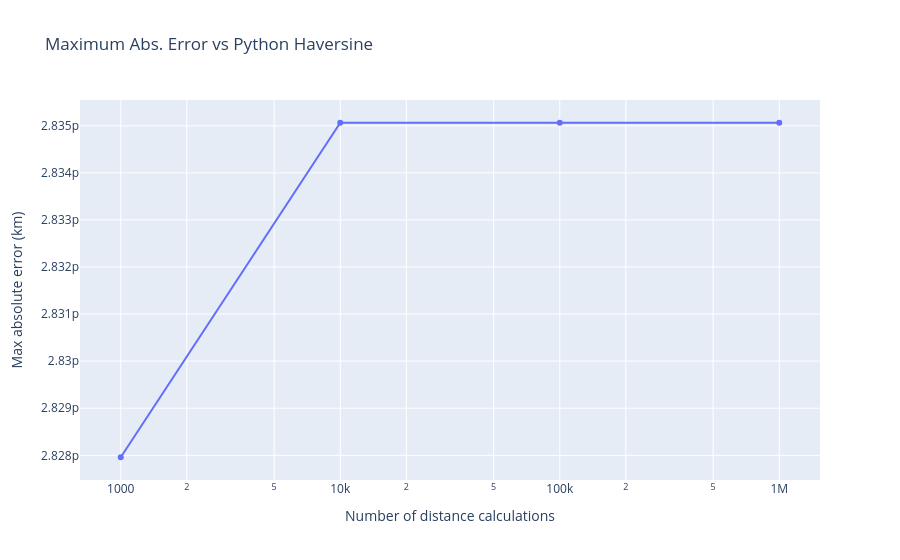

The code cell stored with this chart in its notebook:
### Code cell
error_fig.update_layout(
    xaxis_title="Number of distance calculations",
    yaxis_title="Max absolute error (km)",
)

### Figure 1 — Plotly figure (JSON) as saved in the notebook; plotly's stock layout.template omitted (floating-point values rounded to 4 significant figures)
{"data": [{"hovertemplate": "n=%{x}<br>max_error=%{y}<extra></extra>", "legendgroup": "", "line": {"color": "#636efa", "dash": "solid"}, "marker": {"symbol": "circle"}, "mode": "lines+markers", "name": "", "orientation": "v", "showlegend": false, "type": "scatter", "x": [1000, 10000, 100000, 1000000], "xaxis": "x", "y": [2.828e-12, 2.835e-12, 2.835e-12, 2.835e-12], "yaxis": "y"}], "layout": {"legend": {"tracegroupgap": 0}, "title": {"text": "Maximum Abs. Error vs Python Haversine"}, "xaxis": {"anchor": "y", "domain": [0, 1], "title": {"text": "Number of distance calculations"}, "type": "log"}, "yaxis": {"anchor": "x", "domain": [0, 1], "title": {"text": "Max absolute error (km)"}, "type": "log"}}}
